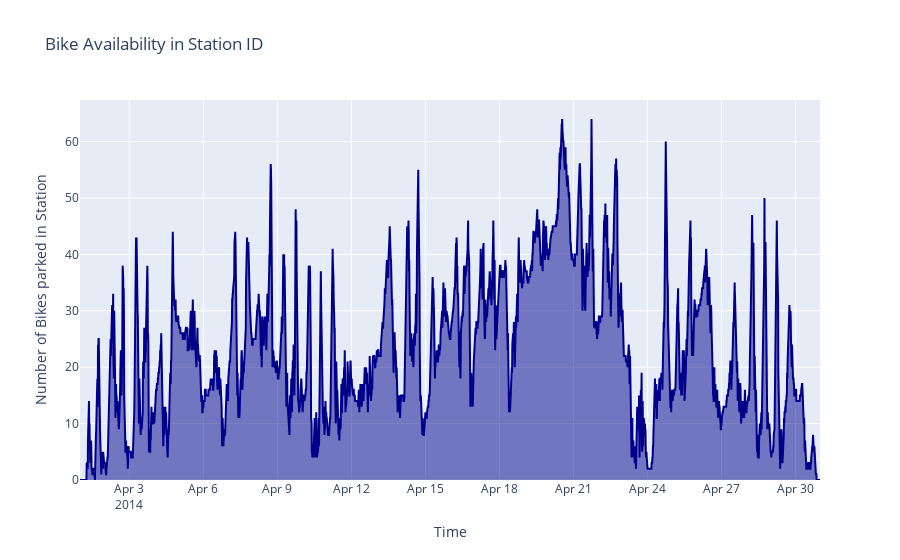

This figure's notebook cell:
### Code cell
fig = px.area(definitive_df, 
        x='time',
        y= 'bikes_available',
        labels={'time': 'Time', 'bikes_available': 'Number of Bikes parked in Station'},
        color_discrete_sequence =['darkblue']*len(definitive_df),
        title = 'Bike Availability in Station ID')
fig.show()

### Figure 1 — Plotly figure (JSON) as saved in the notebook; plotly's stock layout.template omitted (floating-point values rounded to 4 significant figures; data arrays with more than 128 entries replaced by an {"elided": "..."} marker saying what was removed)
{"data": [{"fillpattern": {"shape": ""}, "hovertemplate": "Time=%{x}<br>Number of Bikes parked in Station=%{y}<extra></extra>", "legendgroup": "", "line": {"color": "darkblue"}, "marker": {"symbol": "circle"}, "mode": "lines", "name": "", "orientation": "v", "showlegend": false, "stackgroup": "1", "type": "scatter", "x": {"elided": "2880 str values"}, "xaxis": "x", "y": {"elided": "2880 int values"}, "yaxis": "y"}], "layout": {"legend": {"tracegroupgap": 0}, "title": {"text": "Bike Availability in Station ID"}, "xaxis": {"anchor": "y", "domain": [0, 1], "title": {"text": "Time"}}, "yaxis": {"anchor": "x", "domain": [0, 1], "title": {"text": "Number of Bikes parked in Station"}}}}
